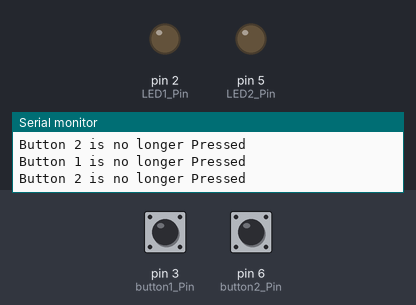
This sketch was run on a simulated Arduino Uno, built with avr-gcc and run on an emulated ATmega328P. Parts: output pins drawn as LEDs (lit = HIGH), the last lines printed to the serial monitor. Inputs (shaded band) come from the test bench; at power-on: pin 3 (button1_Pin) LOW, pin 6 (button2_Pin) LOW.

Above: at 1.8 s.
1.9 s: pin 3 (button1_Pin) pulled HIGH for 0.6 s
At 2.4 s:
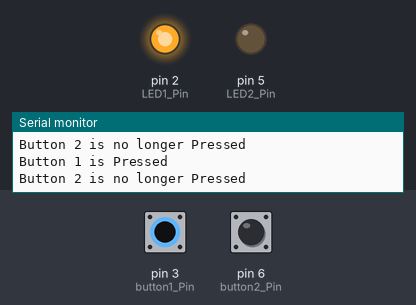
4.0 s: pin 6 (button2_Pin) pulled HIGH for 0.6 s
At 4.3 s:
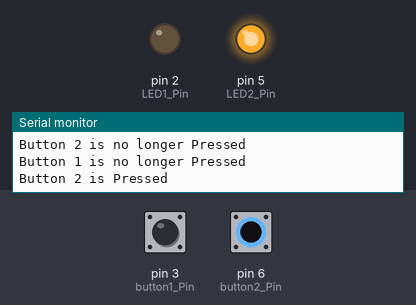
6.5 s: pin 6 (button2_Pin) pulled HIGH for 3.2 s
At 10.3 s:
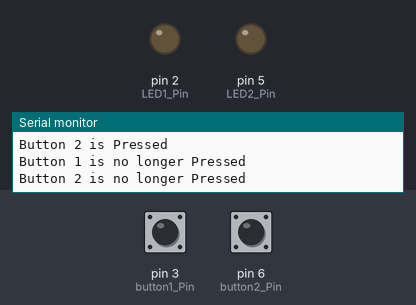
11.5 s: pin 3 (button1_Pin) pulled HIGH for 3.2 s
At 12.6 s:
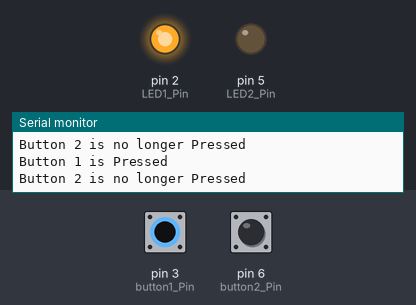
16.5 s: pin 3 (button1_Pin) driven HIGH and pin 6 (button2_Pin) driven HIGH
At 17.7 s:
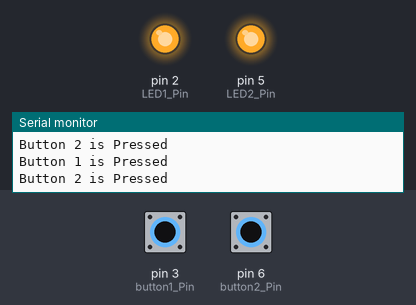
18.0 s: pin 3 (button1_Pin) driven LOW and pin 6 (button2_Pin) driven LOW
At 19.0 s:
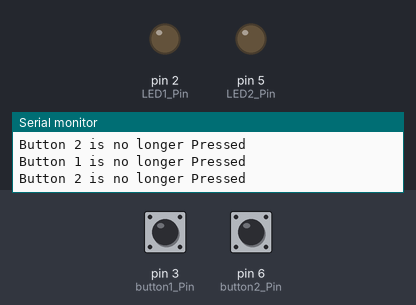
Timing chart, 0 to 21.0 s (numbered marks = the images above; inputs shaded):
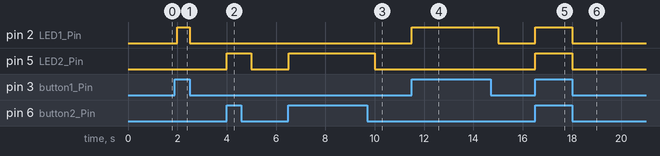

Measured:
- after the input at 1.9 s, pin 2 (LED1_Pin): LOW → HIGH after 0.10 s, → LOW 0.50 s later
- after the input at 4.0 s, pin 5 (LED2_Pin): LOW → HIGH at once, → LOW 1.0 s later
- after the input at 6.5 s, pin 5 (LED2_Pin): LOW → HIGH at once, → LOW 3.5 s later
- after the input at 11.5 s, pin 2 (LED1_Pin): LOW → HIGH at once, → LOW 3.5 s later
- after the input at 16.5 s, pin 2 (LED1_Pin), pin 5 (LED2_Pin): LOW → HIGH at once
- after the input at 18.0 s, pin 2 (LED1_Pin), pin 5 (LED2_Pin): HIGH → LOW at once

The sketch:

Test_File_1.ino
```cpp
const int LED1_Pin=2;
const int button1_Pin=3;

const int LED2_Pin=5;
const int button2_Pin=6;

int button1_state=0;
int button2_state=0;

void setup() {
	// Initialize serial communication - allows printing to the console for debugging.
	Serial.begin(9600);
	pinMode(LED1_Pin, OUTPUT); // Set the LED anode pin as an output
  pinMode(LED2_Pin, OUTPUT);
  pinMode(button1_Pin, INPUT);
  pinMode(button2_Pin, INPUT);
}


void loop() {
  //Read button state
  button1_state = digitalRead(button1_Pin);

  // digitalWrite(LED1_Pin, HIGH); // Turn the LED on
  // delay(1000); // Wait for 1 second
  // digitalWrite(LED1_Pin, LOW); // Turn the LED off
  // delay(1000); // Wait for 1 second before repeating

  if (button1_state==HIGH)
  {
    Serial.println("Button 1 is Pressed"); // Print a message to output terminal
    digitalWrite(LED1_Pin, HIGH); // Turn LED on
  }

  else
  {
    Serial.println("Button 1 is no longer Pressed"); // Print a message to output terminal
    digitalWrite(LED1_Pin, LOW); // Turn LED off
  }

  button2_state = digitalRead(button2_Pin);

  if (button2_state==HIGH)
  {
    Serial.println("Button 2 is Pressed"); // Print a message to output terminal
    digitalWrite(LED2_Pin, HIGH); // Turn LED on
  }

  else
  {
    Serial.println("Button 2 is no longer Pressed"); // Print a message to output terminal
    digitalWrite(LED2_Pin, LOW); // Turn LED off
  }
  delay(500);
}
```
